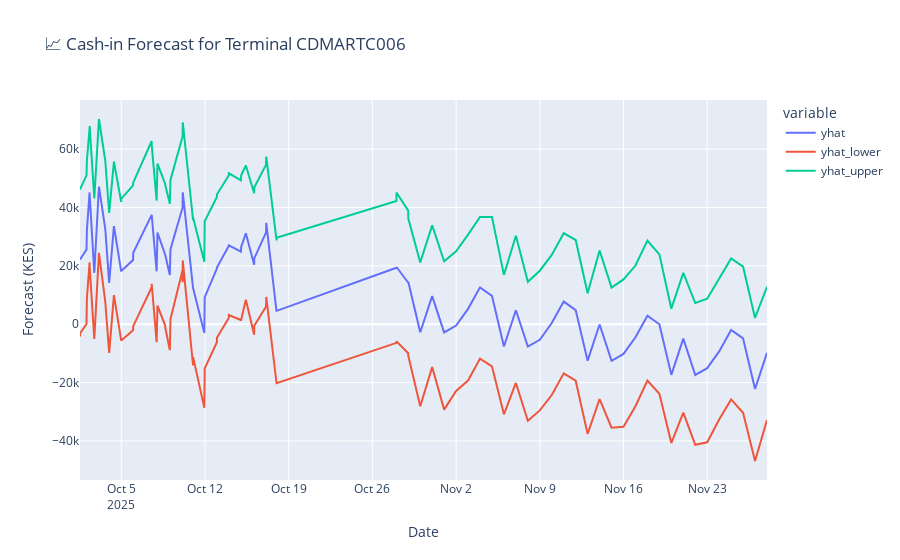

The notebook cell this image was saved under:
### Code cell
import pandas as pd
import plotly.express as px

# Combine all forecasts into one DataFrame
all_forecasts_df = pd.concat(all_forecasts, ignore_index=True)

# Example: visualize forecast for a single terminal
terminal_to_plot = all_forecasts_df['terminalid'].unique()[0]  # change if you want another
plot_df = all_forecasts_df[all_forecasts_df['terminalid'] == terminal_to_plot]

fig = px.line(
    plot_df,
    x='ds',
    y=['yhat', 'yhat_lower', 'yhat_upper'],
    title=f"📈 Cash-in Forecast for Terminal {terminal_to_plot}",
    labels={'ds': 'Date', 'value': 'Forecast (KES)'},
)
fig.show()
